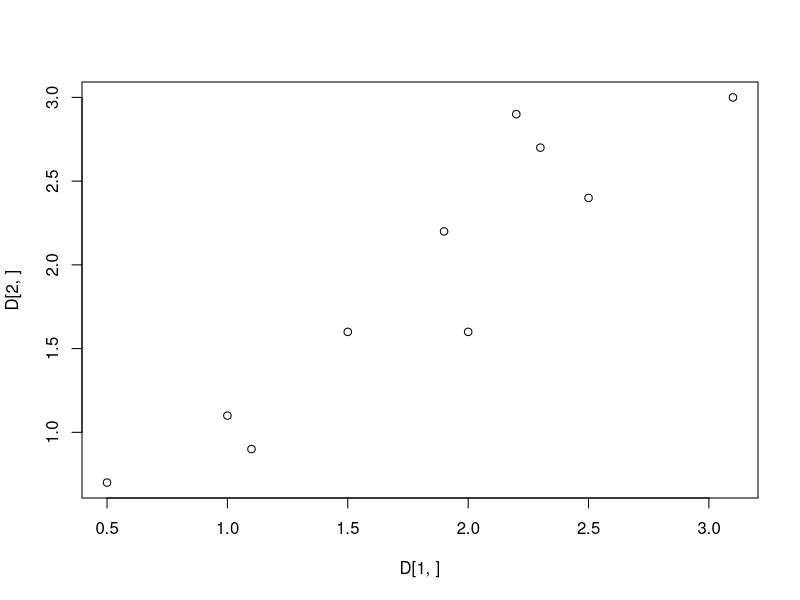
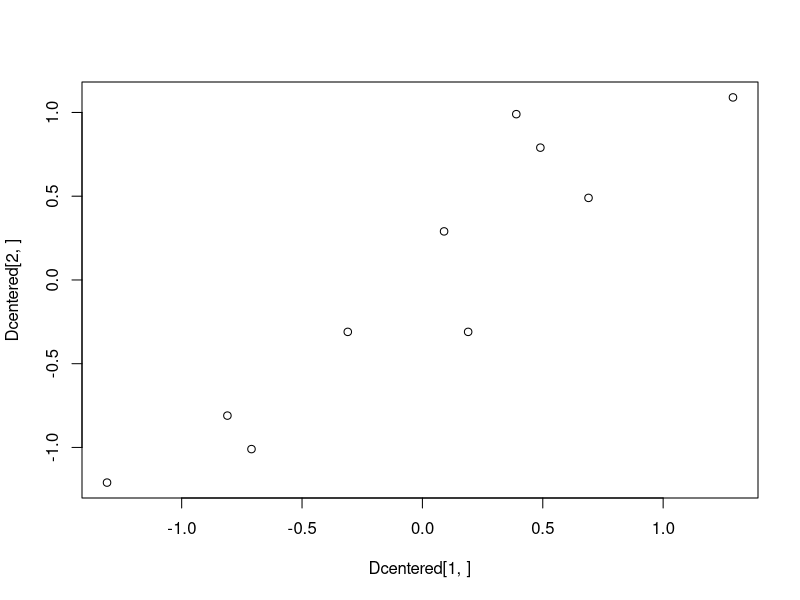

Write the R code that produced these figures, in order.
N <- 20
g1 <- rnorm(N, mean=100, sd=30)
g2 <- 0.5 * g1 + rnorm(N, sd=3)

# https://class.coursera.org/netsysbio-002/lecture/59

g1 <- c(2.5, 0.5, 2.2, 1.9, 3.1, 2.3, 2.0, 1.0, 1.5, 1.1)
g2 <- c(2.4, 0.7, 2.9, 2.2, 3.0, 2.7, 1.6, 1.1, 1.6, 0.9)
N <- length(g1)
D <- rbind(g1, g2)

plot(D[1,], D[2,])

Dcentered <- D - rowMeans(D)
# t(apply(D, 1, function(v) v - mean(v)))
plot(Dcentered[1,], Dcentered[2,])
C <- (1/N) * Dcentered %*% t(Dcentered)
# same as cov(t(D))
# The values in the matrix C given at 2:52 are cov(t(D))
eigen(C)

# the values in the video are eigen(cov(t(D)))$values

# Eigenvectors are the same for C and cov(t(D)); centering only changes the eigen values.

# Place eigenvectors in a matrix in descending order by eigenvalue

eigenC <- eigen(C)
W <- eigenC$vectors[, order(eigenC$values, decreasing=TRUE)]

Dpca <- t(W) %*% Dcentered
